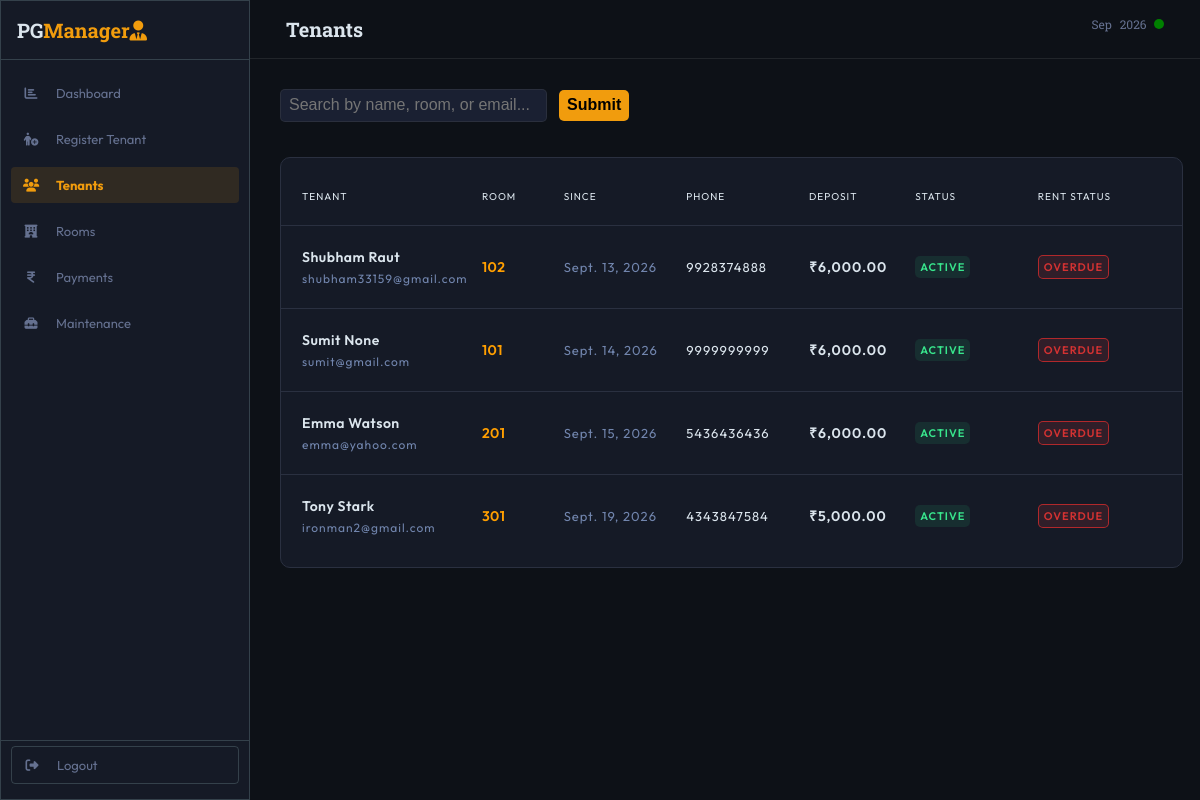
The page /tenant/ on the database its author committed.
### dashboard/models.py (models this page shows, shortened)
class Tenant(models.Model):
    CHOICE_GENDER = (("","Select Gender"), ("male","Male"), ("female","Female"), ("others","Others"))
    CHOICE_RENT_STATUS = (("pending", "Pending"), ("overdue", "Overdue"), ("paid","Paid"))
    user = models.OneToOneField(User, on_delete=models.CASCADE, null=True, blank=True)
    firstname = models.CharField(max_length=100, null=False, blank=False)
    lastname = models.CharField(max_length=100, null=True, blank=True)
    phone_number = models.CharField(max_length=10, null=False, blank=False)
    email = models.EmailField(unique=True, null=True, blank=True)
    uid = models.CharField(unique=True, max_length=12, blank=False)
    gender = models.CharField(max_length=10, choices=CHOICE_GENDER)
    status = models.CharField(max_length=100, null=False, blank=False, default="active")
    emg_contact_name = models.CharField(max_length=100, null=False, blank=False)
    emg_contact = models.CharField(max_length=10, null=True, blank=True)
    address = models.ForeignKey(Address, on_delete=models.PROTECT, null=False, blank=False)
    room = models.ForeignKey(Room,on_delete=models.PROTECT, null=False, blank=False)
    move_in_date = models.DateField(null=False, blank=False)
    rent_status = models.CharField(null=False, blank=False, default="pending", choices=CHOICE_RENT_STATUS)
    security_deposit = models.DecimalField(max_digits=10, decimal_places=2)
    adv_rent = models.DecimalField(max_digits=10, decimal_places=2)
    notes = models.TextField(max_length=1000, blank=True)
    slug = models.SlugField(unique=True, default=uuid.uuid4, editable=False)

class Room(models.Model):
    FLOOR_CHOICES = (
        (1, "Floor 1"),
        (2, "Floor 2"),
        (3, "Floor 3"),
        (4, "Floor 4"),
        (5, "Floor 5"),
        (6, "Floor 6"),
        (7, "Floor 7"),
        (8, "Floor 8"),
    )
    SHARING_TYPE_CHOICES = (("single","Single"),("double","Double"),("triple","Triple"), ("quadruple","Quadruple"))
    ROOM_RENT_CHOICES = ((8000,"₹8000"), (9000,"₹9000"), (12000, "₹12000"), (12500,"₹12500"))
    number = models.CharField(max_length=10, null=False, blank=False, unique=True)
    sharing_type = models.CharField(max_length=10, choices=SHARING_TYPE_CHOICES)
    rent = models.PositiveIntegerField(choices=ROOM_RENT_CHOICES)
    floor = models.PositiveIntegerField( choices=FLOOR_CHOICES, null=False, blank=False)

### dashboard/views.py (the view, shortened to what this page needs)
# urls.py: path("tenant/", views.tenant, name="tenant"),
def tenant(request):
    print(request.GET)
    search_query = request.GET.get("q","").strip()
    tenants = Tenant.objects.all()
    return render(request, "dashboard/tenant.html", {
        "tenants" : tenants,
        "search_query": search_query,
    })

### dashboard/templates/dashboard/tenant.html (shortened to what this page needs)
{% extends "base.html" %}
{% load static %}
{% load humanize %}
{% block css_file %}
    <link rel="stylesheet" href="{% static 'dashboard/tenant.css' %}">
{% endblock css_file %}
{% block content %}
<main>
    <header class="page-header">
        <div class="header-title header-box">
            <h2>Tenants</h2>
        </div>
        <div class="header-date header-box">
            <span>{% now "M Y" %}</span>
            <span class="status-dot"></span>
        </div>
    </header>
   <form method="GET" action="{% url "tenant" %}" id="search-form">
        <input
            type="text"
            name="q"
            placeholder="Search by name, room, or email..."
            value="{{ search_query }}"
            id="search-input"
            autofocus
        >
        <button type="submit">Submit</button>
    </form>
    <div class="tenant-table">
        <div class="tenant-row">
            <div>TENANT</div>
            <div>ROOM</div>
            <div>SINCE</div>
            <div>PHONE</div>
            <div>DEPOSIT</div>
            <div>STATUS</div>
            <div>RENT STATUS</div>
        </div>
        {% for tenant in tenants %}
            <div class="tenant-row tenant-table-body">
                <div class="tenant-details">
                    <span class="tenant-name">
                        {{ tenant.firstname }}
                        {{ tenant.lastname }}
                    </span>
                    <span class="tenant-email">
                        {{ tenant.email }}
                    </span>
                </div>
                <div class="room-number">
                    {{ tenant.room.number }}
                </div>
                <div class="move-in-date">
                    {{ tenant.move_in_date }}
                </div>
                <div class="phone-number">
                    {{ tenant.phone_number }}
                </div>
                <div class="deposit">
                    ₹{{ tenant.security_deposit | intcomma }}
                </div>
                <div>
                    {% if tenant.status == "active" %}
                        <span class="status active">{{ tenant.status | upper}} </span>
                    {% elif tenant.status == "overdue" %}
                        <span class="status overdue">{{ tenant.status | upper}} </span>
                    {% elif tenant.status == "notice" %}
                        <span class="status notice">{{ tenant.status | upper}} </span>
                    {% endif %}
                </div>
                <div>
                    <span class="rent-status rent-status-{{ tenant.rent_status }}">{{ tenant.rent_status | capfirst }}</span>
                </div>
            </div>
        {% endfor %}
    </div>
</main>
{% endblock content %}

### static/base.css (style rules this page uses)
* { box-sizing: border-box; margin: 0; padding: 0; }
html { font-family: "Outfit", sans-serif; font-size: 62.5%; }

### dashboard/static/dashboard/tenant.css (style rules this page uses)
.page-header { font-family: "Roboto Slab", serif; color: #dbe5ed; display: flex; margin-bottom: 1rem; justify-content: space-between; border-bottom: 0.5px solid #4e53544f; }
.header-title h2 { padding: 1.6rem; font-weight: 700; font-size: 2.0rem; margin-left: 2rem; }
.header-date { padding: 1.6rem; align-items: center; margin-right: 2rem; }
.header-date span { display: inline-block; color: #657190; font-size: 1.2rem; word-spacing: 0.5rem; }
.header-date .status-dot { width: 1rem; height: 1rem; background: green; border-radius: 100%; margin-left: 0.5rem; }
.tenant-table { color: #dbe5ed; border: 1px solid #2a3040; width: 95%; background: #151a26; border-radius: 1rem; margin: 3rem; padding: 1rem; letter-spacing: 1px; }
.tenant-row { display: grid; grid-template-columns: 2.2fr 1fr 1.5fr 1.5fr 1.3fr 1.5fr 1.5fr; border-bottom: 1px solid #2a3040; align-items: center; min-height: 4rem; padding: 2.2rem 2.2rem; margin: 0 -1.1rem; }
.tenant-row:last-child { border-bottom: none; }
.tenant-details { display: flex; flex-direction: column; gap: 0.5rem; }
.tenant-name { font-size: 1.4rem; font-weight: 600; letter-spacing: 0.5px; }
.tenant-email { font-size: 1.2rem; color: #7185ad; }
.room-number { color: #ff9f00; font-size: 1.4rem; font-weight: 600; letter-spacing: 0.5px; }
.move-in-date { color: #7185ad; font-size: 1.3rem; }
.phone-number { font-size: 1.3rem; }
.deposit { font-size: 1.4rem; font-weight: 600; }
.status { display: inline-block; padding: 0.4rem 0.5rem; border-radius: 5px; font-size: 1.1rem; font-weight: 600; }
.status.active { color: #38e58c; background: rgba(34, 197, 121, 0.119); }
.rent-status { display: inline-block; font-size: 1.1rem; font-weight: 600; padding: 0.4rem 0.5rem; border-radius: 0.5rem; text-transform: uppercase; }
.rent-status-overdue { color: rgb(211, 50, 50); border: 0.5px solid rgba(248, 46, 46, 0.647); background-color: rgba(227, 61, 61, 0.13); }
form { margin: 3rem; }
form input { display: inline-block; border: 1.5px solid #4e53544f; background: #1a2032; margin-bottom: 0.5rem; width: 30%; color: #dbe5ed; padding: 0.4em 0.5em; border-radius: 0.5rem; font-size: 1.6rem; }
form button[type=submit] { background: #f19c0d; font-weight: bold; padding: 0.4em 0.5em; border: none; border-radius: 0.5rem; font-size: 1.6rem; margin-left: 1rem; }

### rows shown on the page
Tenant: firstname "Shubham", lastname "Raut", email "shubham33159@gmail.com", room.number "102", move_in_date "Sept. 13, 2026", phone_number "9928374888", security_deposit "6,000.00", status "ACTIVE", rent_status "OVERDUE"
Tenant: firstname "Sumit", lastname "None", email "sumit@gmail.com", room.number "101", move_in_date "Sept. 14, 2026", phone_number "9999999999", security_deposit "6,000.00", status "ACTIVE", rent_status "OVERDUE"
Tenant: firstname "Emma", lastname "Watson", email "emma@yahoo.com", room.number "201", move_in_date "Sept. 15, 2026", phone_number "5436436436", security_deposit "6,000.00", status "ACTIVE", rent_status "OVERDUE"
Tenant: firstname "Tony", lastname "Stark", email "ironman2@gmail.com", room.number "301", move_in_date "Sept. 19, 2026", phone_number "4343847584", security_deposit "5,000.00", status "ACTIVE", rent_status "OVERDUE"
